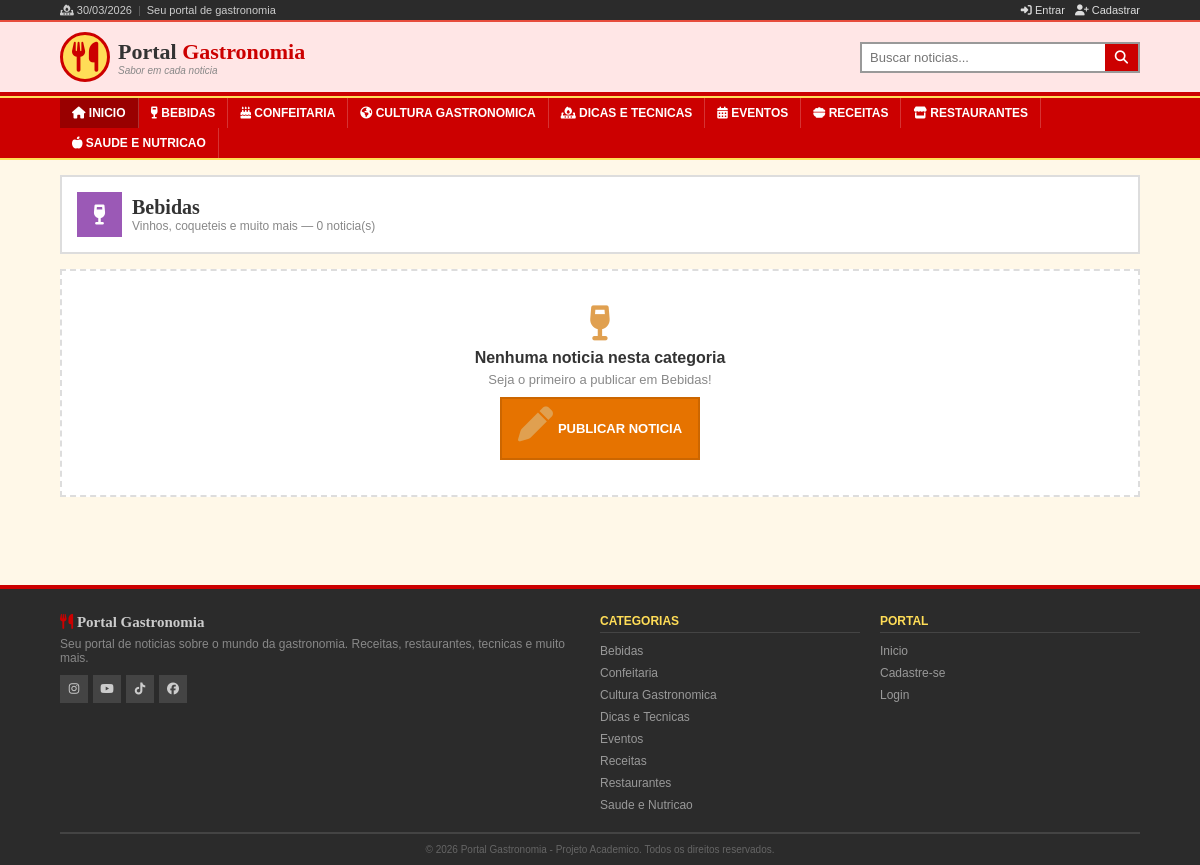
The app's page /categoria.php?slug=bebidas with its own data.
### tables this page shows
CREATE TABLE IF NOT EXISTS categorias (
    id INT AUTO_INCREMENT PRIMARY KEY,
    nome VARCHAR(80) NOT NULL UNIQUE,
    slug VARCHAR(80) NOT NULL UNIQUE,
    icone VARCHAR(50) DEFAULT 'fa-utensils',
    cor VARCHAR(7) DEFAULT '#E74C3C',
    descricao TEXT DEFAULT NULL,
    criado_em DATETIME DEFAULT CURRENT_TIMESTAMP
);

### includes/auth.php (called while the page is built, shortened)
<?php
function estaLogado() {
    return isset($_SESSION['usuario_id']);
}

### dao/CategoriaDAO.php (called while the page is built, shortened)
<?php
class CategoriaDAO {
    private $conn;
    public function __construct($conn) {
        $this->conn = $conn;
    }
    public function listarTodas() {
        $stmt = $this->conn->query("SELECT * FROM categorias ORDER BY nome ASC");
        return $stmt->fetchAll();
    }
    public function buscarPorSlug($slug) {
        $stmt = $this->conn->prepare("SELECT * FROM categorias WHERE slug = ?");
        $stmt->execute([$slug]);
        return $stmt->fetch();
    }
}

### dao/NoticiaDAO.php (called while the page is built, shortened)
<?php
class NoticiaDAO {
    private $conn;
    public function __construct($conn) {
        $this->conn = $conn;
    }
    public function listarPorCategoria($categoria_id, $limite = 20, $offset = 0) {
        $stmt = $this->conn->prepare(
            "SELECT n.*, u.nome as autor_nome, u.foto as autor_foto, c.nome as categoria_nome, c.slug as categoria_slug, c.cor as categoria_cor, c.icone as categoria_icone
             FROM noticias n
             JOIN usuarios u ON n.autor = u.id
             LEFT JOIN categorias c ON n.categoria_id = c.id
             WHERE n.categoria_id = ?
             ORDER BY n.data DESC
             LIMIT ? OFFSET ?"
        );
        $stmt->execute([$categoria_id, $limite, $offset]);
        return $stmt->fetchAll();
    }
    public function contarPorCategoria($categoria_id) {
        $stmt = $this->conn->prepare("SELECT COUNT(*) as total FROM noticias WHERE categoria_id = ?");
        $stmt->execute([$categoria_id]);
        return $stmt->fetch()['total'];
    }
}

### categoria.php (the view, shortened to what this page needs)
<?php
require_once 'config/database.php';
require_once 'dao/NoticiaDAO.php';
require_once 'dao/CategoriaDAO.php';
$categoriaDAO = new CategoriaDAO($conn);
$noticiaDAO = new NoticiaDAO($conn);
$slug = $_GET['slug'] ?? '';
$categoria = $categoriaDAO->buscarPorSlug($slug);
$porPagina = 12;
$pagina = max(1, intval($_GET['pagina'] ?? 1));
$offset = ($pagina - 1) * $porPagina;
$totalNoticias = $noticiaDAO->contarPorCategoria($categoria['id']);
$totalPaginas = ceil($totalNoticias / $porPagina);
$noticias = $noticiaDAO->listarPorCategoria($categoria['id'], $porPagina, $offset);
include 'includes/header.php';
?>
<div class="category-header">
    <div class="cat-icon-big" style="background:<?php echo $categoria['cor']; ?>">
        <i class="fa-solid <?php echo $categoria['icone']; ?>"></i>
    </div>
    <div>
        <h1><?php echo htmlspecialchars($categoria['nome']); ?></h1>
        <p><?php echo htmlspecialchars($categoria['descricao'] ?? ''); ?> &mdash; <?php echo $totalNoticias; ?> noticia(s)</p>
    </div>
</div>
<?php if (count($noticias) > 0): ?>
    <div class="news-grid">
        <?php foreach ($noticias as $noticia): ?>
            <a href="noticia.php?id=<?php echo $noticia['id']; ?>" class="news-card">
                <div class="news-card-img">
                    <?php if (!empty($noticia['imagem'])): ?>
                        <img src="uploads/<?php echo htmlspecialchars($noticia['imagem']); ?>" alt="">
                    <?php else: ?>
                        <div class="img-placeholder img-placeholder-sm"><i class="fa-solid fa-utensils"></i></div>
                    <?php endif; ?>
                    <span class="news-card-badge" style="background:<?php echo $categoria['cor']; ?>">
                        <?php echo htmlspecialchars($categoria['nome']); ?>
                    </span>
                </div>
                <div class="news-card-body">
                    <h3><?php echo htmlspecialchars($noticia['titulo']); ?></h3>
                    <p><?php echo htmlspecialchars($noticia['resumo'] ?? substr(strip_tags($noticia['noticia']), 0, 120)); ?>...</p>
                    <div class="news-card-meta">
                        <span class="author"><i class="fa-solid fa-user-pen"></i> <?php echo htmlspecialchars($noticia['autor_nome']); ?></span>
                        <span><i class="fa-regular fa-clock"></i> <?php echo date('d/m/Y', strtotime($noticia['data'])); ?></span>
                    </div>
                </div>
            </a>
        <?php endforeach; ?>
    </div>
    <?php if ($totalPaginas > 1): ?>
        <div class="pagination">
            <?php if ($pagina > 1): ?>
                <a href="?slug=<?php echo $slug; ?>&pagina=<?php echo $pagina - 1; ?>"><i class="fa-solid fa-chevron-left"></i></a>
            <?php endif; ?>
            <?php for ($i = 1; $i <= $totalPaginas; $i++): ?>
                <?php if ($i == $pagina): ?>
                    <span class="active"><?php echo $i; ?></span>
                <?php else: ?>
                    <a href="?slug=<?php echo $slug; ?>&pagina=<?php echo $i; ?>"><?php echo $i; ?></a>
                <?php endif; ?>
            <?php endfor; ?>
            <?php if ($pagina < $totalPaginas): ?>
                <a href="?slug=<?php echo $slug; ?>&pagina=<?php echo $pagina + 1; ?>"><i class="fa-solid fa-chevron-right"></i></a>
            <?php endif; ?>
        </div>
    <?php endif; ?>
<?php else: ?>
    <div class="empty-state">
        <i class="fa-solid <?php echo $categoria['icone']; ?>"></i>
        <h3>Nenhuma noticia nesta categoria</h3>
        <p>Seja o primeiro a publicar em <?php echo htmlspecialchars($categoria['nome']); ?>!</p>
        <a href="nova_noticia.php" class="btn btn-laranja"><i class="fa-solid fa-pen"></i> Publicar Noticia</a>
    </div>
<?php endif; ?>
<?php include 'includes/footer.php'; ?>

### includes/header.php (shortened to what this page needs)
<?php
require_once __DIR__ . '/../includes/auth.php';
require_once __DIR__ . '/../config/database.php';
require_once __DIR__ . '/../dao/CategoriaDAO.php';
$categoriaDAO = new CategoriaDAO($conn);
$categoriasMenu = $categoriaDAO->listarTodas();
?>
<!DOCTYPE html>
<html lang="pt-BR">
<head>
    <link rel="stylesheet" href="https://cdnjs.cloudflare.com/ajax/libs/font-awesome/6.5.0/css/all.min.css">
    <link rel="stylesheet" href="assets/style.css">
</head>
<body>
<div class="top-bar">
    <div class="container">
        <div class="top-bar-left">
            <span><i class="fa-solid fa-fire-burner"></i> <?php echo date('d/m/Y'); ?></span>
            <span class="separator">|</span>
            <span>Seu portal de gastronomia</span>
        </div>
        <div class="top-bar-right">
            <?php if (estaLogado()): ?>
                <a href="dashboard.php"><i class="fa-solid fa-gauge"></i> Painel</a>
                <a href="nova_noticia.php"><i class="fa-solid fa-pen-nib"></i> Publicar</a>
                <a href="logout.php"><i class="fa-solid fa-right-from-bracket"></i> Sair</a>
            <?php else: ?>
                <a href="login.php"><i class="fa-solid fa-right-to-bracket"></i> Entrar</a>
                <a href="cadastro.php"><i class="fa-solid fa-user-plus"></i> Cadastrar</a>
            <?php endif; ?>
        </div>
    </div>
</div>
<header class="main-header">
    <div class="container">
        <a href="index.php" class="logo">
            <i class="fa-solid fa-utensils"></i>
            <div>
                <h1>Portal <span>Gastronomia</span></h1>
                <p class="logo-tagline">Sabor em cada noticia</p>
            </div>
        </a>
        <div class="header-search">
            <form action="buscar.php" method="GET">
                <input type="text" name="q" placeholder="Buscar noticias..." required>
                <button type="submit"><i class="fa-solid fa-magnifying-glass"></i></button>
            </form>
        </div>
    </div>
</header>
<nav class="main-nav" id="mainNav">
    <div class="container">
        <ul>
            <li><a href="index.php" class="nav-home"><i class="fa-solid fa-house"></i> Inicio</a></li>
            <?php foreach ($categoriasMenu as $cat): ?>
                <li>
                    <a href="categoria.php?slug=<?php echo $cat['slug']; ?>">
                        <i class="fa-solid <?php echo $cat['icone']; ?>"></i>
                        <?php echo htmlspecialchars($cat['nome']); ?>
                    </a>
                </li>
            <?php endforeach; ?>
        </ul>
    </div>
</nav>
<main class="main-content">
    <div class="container">

### includes/footer.php (shortened to what this page needs)
    </div>
</main>
<footer class="main-footer">
    <div class="container">
        <div class="footer-grid">
            <div class="footer-brand">
                <h3><i class="fa-solid fa-utensils"></i> Portal Gastronomia</h3>
                <p>Seu portal de noticias sobre o mundo da gastronomia. Receitas, restaurantes, tecnicas e muito mais.</p>
                <div class="footer-social">
                    <a href="#"><i class="fa-brands fa-instagram"></i></a>
                    <a href="#"><i class="fa-brands fa-youtube"></i></a>
                    <a href="#"><i class="fa-brands fa-tiktok"></i></a>
                    <a href="#"><i class="fa-brands fa-facebook"></i></a>
                </div>
            </div>
            <div class="footer-links">
                <h4>Categorias</h4>
                <ul>
                    <?php
                    require_once __DIR__ . '/../config/database.php';
                    require_once __DIR__ . '/../dao/CategoriaDAO.php';
                    $footerCatDAO = new CategoriaDAO($conn);
                    $footerCats = $footerCatDAO->listarTodas();
                    foreach ($footerCats as $fc): ?>
                        <li><a href="categoria.php?slug=<?php echo $fc['slug']; ?>"><?php echo htmlspecialchars($fc['nome']); ?></a></li>
                    <?php endforeach; ?>
                </ul>
            </div>
            <div class="footer-links">
                <h4>Portal</h4>
                <ul>
                    <li><a href="index.php">Inicio</a></li>
                    <li><a href="cadastro.php">Cadastre-se</a></li>
                    <li><a href="login.php">Login</a></li>
                </ul>
            </div>
        </div>
        <div class="footer-bottom">
            <p>&copy; <?php echo date('Y'); ?> Portal Gastronomia - Projeto Academico. Todos os direitos reservados.</p>
        </div>
    </div>
</footer>
</body>
</html>

### assets/style.css (style rules this page uses)
* { margin: 0; padding: 0; box-sizing: border-box; }
body { font-family: Verdana, sans-serif; background-color: #fff8e8; color: #333; }
a { text-decoration: none; color: inherit; }
ul { list-style: none; }
.container { max-width: 1100px; margin: auto; padding: 0 10px; }
.top-bar { background: #2b2b2b; color: #ccc; font-size: 11px; padding: 4px 0; border-bottom: 2px solid #e74c3c; }
.top-bar .container { display: flex; justify-content: space-between; }
.top-bar-left { display: flex; gap: 6px; }
.top-bar-left .separator { opacity: 0.3; }
.top-bar-right { display: flex; gap: 10px; }
.top-bar-right a { color: #ddd; font-size: 11px; }
.main-header { background: #ffe6e6; padding: 10px 0; border-bottom: 4px solid #cc0000; }
.main-header .container { display: flex; align-items: center; justify-content: space-between; gap: 10px; }
.logo { display: flex; align-items: center; gap: 8px; }
.logo i { font-size: 30px; color: #cc0000; background: #ffdd57; width: 50px; height: 50px; display: flex; align-items: center; justify-content: center; border-radius: 50%; border: 3px solid #cc0000; }
.logo h1 { font-size: 22px; font-family: Georgia, serif; }
.logo h1 span { color: #cc0000; }
.logo-tagline { font-size: 10px; color: #888; font-style: italic; }
.header-search { flex: 1; max-width: 280px; }
.header-search form { display: flex; border: 2px solid #999; background: white; }
.header-search input { flex: 1; padding: 6px 8px; border: none; outline: none; font-size: 13px; font-family: Verdana, sans-serif; }
.header-search button { background: #cc0000; color: white; border: none; padding: 6px 10px; cursor: pointer; font-weight: bold; }
.main-nav { background: #cc0000; border-top: 2px solid #ffdd57; border-bottom: 2px solid #ffdd57; }
.main-nav ul { display: flex; flex-wrap: wrap; }
.main-nav li a { display: block; padding: 8px 12px; color: white; font-size: 12px; font-weight: bold; text-transform: uppercase; border-right: 1px solid rgba(255,255,255,0.2); }
.nav-home { background: #990000; }
.main-content { padding: 15px 0; min-height: 50vh; }
.btn { display: inline-flex; align-items: center; gap: 5px; padding: 8px 16px; font-family: Verdana, sans-serif; font-size: 13px; font-weight: bold; border: 2px solid transparent; cursor: pointer; justify-content: center; text-transform: uppercase; }
.btn-laranja { background: #e67300; color: white; border-color: #cc6600; }
.category-header { background: white; border: 2px solid #ddd; padding: 15px; margin-bottom: 15px; display: flex; align-items: center; gap: 10px; }
.category-header .cat-icon-big { width: 45px; height: 45px; display: flex; align-items: center; justify-content: center; font-size: 20px; color: white; }
.category-header h1 { font-size: 20px; font-family: Georgia, serif; }
.category-header p { color: #888; font-size: 12px; }
.empty-state { text-align: center; padding: 35px 10px; background: white; border: 2px dashed #ddd; }
.empty-state i { font-size: 35px; color: #e0a050; margin-bottom: 8px; }
.empty-state h3 { font-size: 16px; margin-bottom: 5px; }
.empty-state p { color: #888; margin-bottom: 10px; font-size: 13px; }
.main-footer { background: #2b2b2b; color: #ccc; padding: 25px 0 0; margin-top: 25px; border-top: 4px solid #cc0000; }
.footer-grid { display: grid; grid-template-columns: 2fr 1fr 1fr; gap: 20px; padding-bottom: 15px; border-bottom: 1px solid #444; }
.footer-brand h3 { font-size: 15px; margin-bottom: 6px; font-family: Georgia, serif; }
.footer-brand h3 i { color: #cc0000; }
.footer-brand p { color: #888; font-size: 12px; margin-bottom: 10px; }
.footer-social { display: flex; gap: 5px; }
.footer-social a { width: 28px; height: 28px; background: #444; display: flex; align-items: center; justify-content: center; color: #ccc; font-size: 12px; }
.footer-links h4 { font-size: 12px; text-transform: uppercase; margin-bottom: 8px; color: #ffdd57; border-bottom: 1px solid #444; padding-bottom: 4px; }
.footer-links ul li { margin-bottom: 4px; }
.footer-links ul li a { color: #999; font-size: 12px; }
.footer-bottom { text-align: center; padding: 10px 0; font-size: 10px; color: #666; border-top: 1px solid #444; }

### records on screen
categorias: nome "BEBIDAS", nome "Bebidas", descricao "Vinhos, coqueteis e muito mais"
categorias: nome "CONFEITARIA", nome "Confeitaria"
categorias: nome "CULTURA GASTRONOMICA", nome "Cultura Gastronomica"
categorias: nome "DICAS E TECNICAS", nome "Dicas e Tecnicas"
categorias: nome "EVENTOS", nome "Eventos"
categorias: nome "RECEITAS", nome "Receitas"
categorias: nome "RESTAURANTES", nome "Restaurantes"
categorias: nome "SAUDE E NUTRICAO", nome "Saude e Nutricao"

### other values on screen
$totalNoticias "0"
